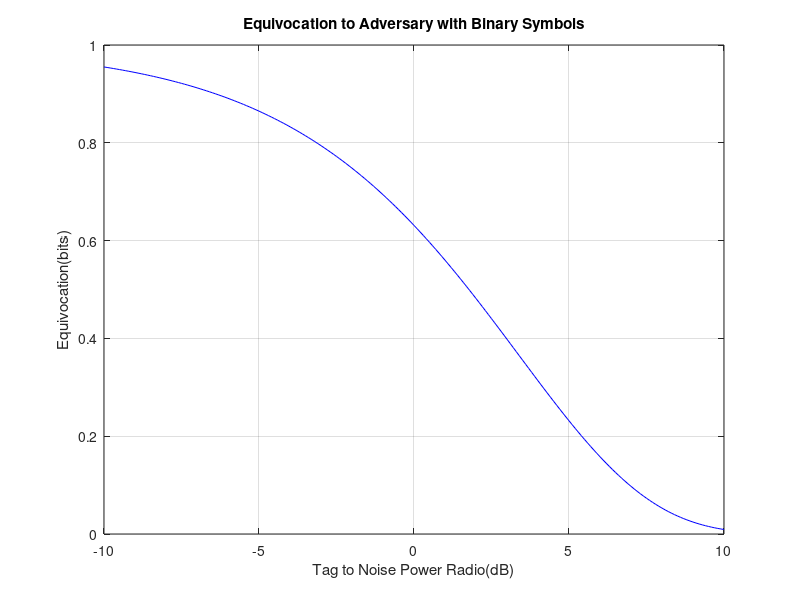

Here is the MATLAB script that generated this plot:
clc;
clear all;

TNR_dB=-10:0.1:10;
for i=1:201
    TNR(i)=10.^(TNR_dB(i)/10);
    middle(i)=-sqrt(TNR(i));
end
p_e=cdf('Normal',middle,0,1);
for i=1:201
    H(i)=p_e(i)*log2(1/p_e(i))+(1-p_e(i))*log2(1/(1-p_e(i)));
end
plot(TNR_dB,H,'-b');axis([-10,10,0,1]),grid on,xlabel('Tag to Noise Power Radio(dB)'),ylabel('Equivocation(bits)'),title('Equivocation to Adversary with Binary Symbols');